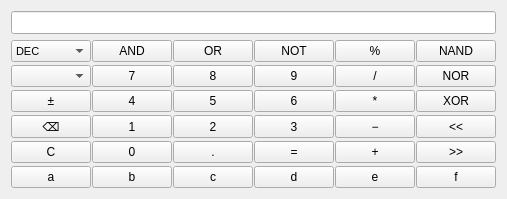
   <widget class="QWidget" name="Programmer">
    <property name="sizePolicy">
     <sizepolicy hsizetype="Minimum" vsizetype="Minimum">
      <horstretch>0</horstretch>
      <verstretch>0</verstretch>
     </sizepolicy>
    </property>
    <layout class="QVBoxLayout" name="verticalLayout">
     <item>
      <widget class="QLineEdit" name="display_prog">
       <property name="sizePolicy">
        <sizepolicy hsizetype="Minimum" vsizetype="Minimum">
         <horstretch>0</horstretch>
         <verstretch>0</verstretch>
        </sizepolicy>
       </property>
       <property name="font">
        <font>
         <family>Segoe UI</family>
         <pointsize>10</pointsize>
         <weight>75</weight>
         <bold>true</bold>
        </font>
       </property>
       <property name="layoutDirection">
        <enum>Qt::LeftToRight</enum>
       </property>
       <property name="styleSheet">
        <string notr="true">QLineEdit
{
	qproperty-alignment: AlignRight;
}</string>
       </property>
       <property name="locale">
        <locale language="English" country="UnitedKingdom"/>
       </property>
       <property name="maxLength">
        <number>64</number>
       </property>
       <property name="readOnly">
        <bool>true</bool>
       </property>
       <property name="clearButtonEnabled">
        <bool>false</bool>
       </property>
      </widget>
     </item>
     <item>
      <layout class="QGridLayout" name="gridLayout_prog">
       <property name="horizontalSpacing">
        <number>1</number>
       </property>
       <property name="verticalSpacing">
        <number>3</number>
       </property>
       <item row="9" column="5">
        <widget class="QPushButton" name="button_add_prog">
         <property name="sizePolicy">
          <sizepolicy hsizetype="Minimum" vsizetype="Minimum">
           <horstretch>0</horstretch>
           <verstretch>0</verstretch>
          </sizepolicy>
         </property>
         <property name="font">
          <font>
           <family>Segoe UI</family>
           <pointsize>9</pointsize>
          </font>
         </property>
         <property name="text">
          <string>+</string>
         </property>
         <property name="shortcut">
          <string>+</string>
         </property>
        </widget>
       </item>
       <item row="5" column="5">
        <widget class="QPushButton" name="button_div_prog">
         <property name="sizePolicy">
          <sizepolicy hsizetype="Minimum" vsizetype="Minimum">
           <horstretch>0</horstretch>
           <verstretch>0</verstretch>
          </sizepolicy>
         </property>
         <property name="font">
          <font>
           <family>Segoe UI</family>
           <pointsize>9</pointsize>
          </font>
         </property>
         <property name="text">
          <string>/</string>
         </property>
         <property name="shortcut">
          <string>/</string>
         </property>
        </widget>
       </item>
       <item row="5" column="3">
        <widget class="QPushButton" name="button_8_prog">
         <property name="sizePolicy">
          <sizepolicy hsizetype="Minimum" vsizetype="Minimum">
           <horstretch>0</horstretch>
           <verstretch>0</verstretch>
          </sizepolicy>
         </property>
         <property name="font">
          <font>
           <family>Segoe UI</family>
           <pointsize>9</pointsize>
          </font>
         </property>
         <property name="text">
          <string>8</string>
         </property>
         <property name="shortcut">
          <string>8</string>
         </property>
        </widget>
       </item>
       <item row="5" column="2">
        <widget class="QPushButton" name="button_7_prog">
         <property name="sizePolicy">
          <sizepolicy hsizetype="Minimum" vsizetype="Minimum">
           <horstretch>0</horstretch>
           <verstretch>0</verstretch>
          </sizepolicy>
         </property>
         <property name="font">
          <font>
           <family>Segoe UI</family>
           <pointsize>9</pointsize>
          </font>
         </property>
         <property name="text">
          <string>7</string>
         </property>
         <property name="shortcut">
          <string>7</string>
         </property>
        </widget>
       </item>
       <item row="6" column="0">
        <widget class="QPushButton" name="button_sign_prog">
         <property name="sizePolicy">
          <sizepolicy hsizetype="Minimum" vsizetype="Minimum">
           <horstretch>0</horstretch>
           <verstretch>0</verstretch>
          </sizepolicy>
         </property>
         <property name="font">
          <font>
           <family>Segoe UI</family>
           <pointsize>9</pointsize>
          </font>
         </property>
         <property name="text">
          <string>±</string>
         </property>
        </widget>
       </item>
       <item row="7" column="5">
        <widget class="QPushButton" name="button_sub_prog">
         <property name="sizePolicy">
          <sizepolicy hsizetype="Minimum" vsizetype="Minimum">
           <horstretch>0</horstretch>
           <verstretch>0</verstretch>
          </sizepolicy>
         </property>
         <property name="font">
          <font>
           <family>Segoe UI</family>
           <pointsize>9</pointsize>
          </font>
         </property>
         <property name="text">
          <string>−</string>
         </property>
         <property name="shortcut">
          <string>-</string>
         </property>
        </widget>
       </item>
       <item row="6" column="5">
        <widget class="QPushButton" name="button_mul_prog">
         <property name="sizePolicy">
          <sizepolicy hsizetype="Minimum" vsizetype="Minimum">
           <horstretch>0</horstretch>
           <verstretch>0</verstretch>
          </sizepolicy>
         </property>
         <property name="font">
          <font>
           <family>Segoe UI</family>
           <pointsize>9</pointsize>
          </font>
         </property>
         <property name="text">
          <string>*</string>
         </property>
         <property name="shortcut">
          <string>*</string>
         </property>
        </widget>
       </item>
       <item row="7" column="4">
        <widget class="QPushButton" name="button_3_prog">
         <property name="sizePolicy">
          <sizepolicy hsizetype="Minimum" vsizetype="Minimum">
           <horstretch>0</horstretch>
           <verstretch>0</verstretch>
          </sizepolicy>
         </property>
         <property name="font">
          <font>
           <family>Segoe UI</family>
           <pointsize>9</pointsize>
          </font>
         </property>
         <property name="text">
          <string>3</string>
         </property>
         <property name="shortcut">
          <string>3</string>
         </property>
        </widget>
       </item>
       <item row="9" column="0">
        <widget class="QPushButton" name="button_C_prog">
         <property name="sizePolicy">
          <sizepolicy hsizetype="Minimum" vsizetype="Minimum">
           <horstretch>0</horstretch>
           <verstretch>0</verstretch>
          </sizepolicy>
         </property>
         <property name="font">
          <font>
           <family>Segoe UI</family>
           <pointsize>9</pointsize>
          </font>
         </property>
         <property name="text">
          <string>C</string>
         </property>
         <property name="shortcut">
          <string>Del</string>
         </property>
        </widget>
       </item>
       <item row="7" column="3">
        <widget class="QPushButton" name="button_2_prog">
         <property name="sizePolicy">
          <sizepolicy hsizetype="Minimum" vsizetype="Minimum">
           <horstretch>0</horstretch>
           <verstretch>0</verstretch>
          </sizepolicy>
         </property>
         <property name="font">
          <font>
           <family>Segoe UI</family>
           <pointsize>9</pointsize>
          </font>
         </property>
         <property name="text">
          <string>2</string>
         </property>
         <property name="shortcut">
          <string>2</string>
         </property>
        </widget>
       </item>
       <item row="6" column="2">
        <widget class="QPushButton" name="button_4_prog">
         <property name="sizePolicy">
          <sizepolicy hsizetype="Minimum" vsizetype="Minimum">
           <horstretch>0</horstretch>
           <verstretch>0</verstretch>
          </sizepolicy>
         </property>
         <property name="font">
          <font>
           <family>Segoe UI</family>
           <pointsize>9</pointsize>
          </font>
         </property>
         <property name="text">
          <string>4</string>
         </property>
         <property name="shortcut">
          <string>4</string>
         </property>
        </widget>
       </item>
       <item row="9" column="4">
        <widget class="QPushButton" name="button_equal_prog">
         <property name="sizePolicy">
          <sizepolicy hsizetype="Minimum" vsizetype="Minimum">
           <horstretch>0</horstretch>
           <verstretch>0</verstretch>
          </sizepolicy>
         </property>
         <property name="font">
          <font>
           <family>Segoe UI</family>
           <pointsize>9</pointsize>
          </font>
         </property>
         <property name="text">
          <string>=</string>
         </property>
         <property name="shortcut">
          <string>Enter</string>
         </property>
        </widget>
       </item>
       <item row="9" column="3">
        <widget class="QPushButton" name="button_comma_prog">
         <property name="sizePolicy">
          <sizepolicy hsizetype="Minimum" vsizetype="Minimum">
           <horstretch>0</horstretch>
           <verstretch>0</verstretch>
          </sizepolicy>
         </property>
         <property name="font">
          <font>
           <family>Segoe UI</family>
           <pointsize>9</pointsize>
          </font>
         </property>
         <property name="text">
          <string>.</string>
         </property>
         <property name="shortcut">
          <string>,</string>
         </property>
        </widget>
       </item>
       <item row="6" column="4">
        <widget class="QPushButton" name="button_6_prog">
         <property name="sizePolicy">
          <sizepolicy hsizetype="Minimum" vsizetype="Minimum">
           <horstretch>0</horstretch>
           <verstretch>0</verstretch>
          </sizepolicy>
         </property>
         <property name="font">
          <font>
           <family>Segoe UI</family>
           <pointsize>9</pointsize>
          </font>
         </property>
         <property name="text">
          <string>6</string>
         </property>
         <property name="shortcut">
          <string>6</string>
         </property>
        </widget>
       </item>
       <item row="7" column="0">
        <widget class="QPushButton" name="button_backspace_prog">
         <property name="sizePolicy">
          <sizepolicy hsizetype="Minimum" vsizetype="Minimum">
           <horstretch>0</horstretch>
           <verstretch>0</verstretch>
          </sizepolicy>
         </property>
         <property name="sizeIncrement">
          <size>
           <width>1</width>
           <height>1</height>
          </size>
         </property>
         <property name="font">
          <font>
           <family>Segoe UI</family>
           <pointsize>9</pointsize>
          </font>
         </property>
         <property name="text">
          <string>⌫</string>
         </property>
         <property name="shortcut">
          <string>Backspace</string>
         </property>
        </widget>
       </item>
       <item row="5" column="4">
        <widget class="QPushButton" name="button_9_prog">
         <property name="sizePolicy">
          <sizepolicy hsizetype="Minimum" vsizetype="Minimum">
           <horstretch>0</horstretch>
           <verstretch>0</verstretch>
          </sizepolicy>
         </property>
         <property name="font">
          <font>
           <family>Segoe UI</family>
           <pointsize>9</pointsize>
          </font>
         </property>
         <property name="text">
          <string>9</string>
         </property>
         <property name="shortcut">
          <string>9</string>
         </property>
        </widget>
       </item>
       <item row="6" column="3">
        <widget class="QPushButton" name="button_5_prog">
         <property name="sizePolicy">
          <sizepolicy hsizetype="Minimum" vsizetype="Minimum">
           <horstretch>0</horstretch>
           <verstretch>0</verstretch>
          </sizepolicy>
         </property>
         <property name="font">
          <font>
           <family>Segoe UI</family>
           <pointsize>9</pointsize>
          </font>
         </property>
         <property name="text">
          <string>5</string>
         </property>
         <property name="shortcut">
          <string>5</string>
         </property>
        </widget>
       </item>
       <item row="9" column="2">
        <widget class="QPushButton" name="button_0_prog">
         <property name="sizePolicy">
          <sizepolicy hsizetype="Minimum" vsizetype="Minimum">
           <horstretch>0</horstretch>
           <verstretch>0</verstretch>
          </sizepolicy>
         </property>
         <property name="font">
          <font>
           <family>Segoe UI</family>
           <pointsize>9</pointsize>
          </font>
         </property>
         <property name="text">
          <string>0</string>
         </property>
         <property name="shortcut">
          <string>0</string>
         </property>
        </widget>
       </item>
       <item row="7" column="2">
        <widget class="QPushButton" name="button_1_prog">
         <property name="sizePolicy">
          <sizepolicy hsizetype="Minimum" vsizetype="Minimum">
           <horstretch>0</horstretch>
           <verstretch>0</verstretch>
          </sizepolicy>
         </property>
         <property name="font">
          <font>
           <family>Segoe UI</family>
           <pointsize>9</pointsize>
          </font>
         </property>
         <property name="text">
          <string>1</string>
         </property>
         <property name="shortcut">
          <string>1</string>
         </property>
        </widget>
       </item>
       <item row="3" column="2">
        <widget class="QPushButton" name="button_and">
         <property name="sizePolicy">
          <sizepolicy hsizetype="Minimum" vsizetype="Minimum">
           <horstretch>0</horstretch>
           <verstretch>0</verstretch>
          </sizepolicy>
         </property>
         <property name="font">
          <font>
           <family>Segoe UI</family>
           <pointsize>9</pointsize>
          </font>
         </property>
         <property name="text">
          <string>AND</string>
         </property>
        </widget>
       </item>
       <item row="3" column="3">
        <widget class="QPushButton" name="button_or">
         <property name="sizePolicy">
          <sizepolicy hsizetype="Minimum" vsizetype="Minimum">
           <horstretch>0</horstretch>
           <verstretch>0</verstretch>
          </sizepolicy>
         </property>
         <property name="font">
          <font>
           <family>Segoe UI</family>
           <pointsize>9</pointsize>
          </font>
         </property>
         <property name="text">
          <string>OR</string>
         </property>
        </widget>
       </item>
       <item row="3" column="4">
        <widget class="QPushButton" name="button_not">
         <property name="sizePolicy">
          <sizepolicy hsizetype="Minimum" vsizetype="Minimum">
           <horstretch>0</horstretch>
           <verstretch>0</verstretch>
          </sizepolicy>
         </property>
         <property name="font">
          <font>
           <family>Segoe UI</family>
           <pointsize>9</pointsize>
          </font>
         </property>
         <property name="text">
          <string>NOT</string>
         </property>
        </widget>
       </item>
       <item row="3" column="6">
        <widget class="QPushButton" name="button_nand">
         <property name="sizePolicy">
          <sizepolicy hsizetype="Minimum" vsizetype="Minimum">
           <horstretch>0</horstretch>
           <verstretch>0</verstretch>
          </sizepolicy>
         </property>
         <property name="font">
          <font>
           <family>Segoe UI</family>
           <pointsize>9</pointsize>
          </font>
         </property>
         <property name="text">
          <string>NAND</string>
         </property>
        </widget>
       </item>
       <item row="5" column="6">
        <widget class="QPushButton" name="button_nor">
         <property name="sizePolicy">
          <sizepolicy hsizetype="Minimum" vsizetype="Minimum">
           <horstretch>0</horstretch>
           <verstretch>0</verstretch>
          </sizepolicy>
         </property>
         <property name="font">
          <font>
           <family>Segoe UI</family>
           <pointsize>9</pointsize>
          </font>
         </property>
         <property name="text">
          <string>NOR</string>
         </property>
        </widget>
       </item>
       <item row="6" column="6">
        <widget class="QPushButton" name="button_xor">
         <property name="sizePolicy">
          <sizepolicy hsizetype="Minimum" vsizetype="Minimum">
           <horstretch>0</horstretch>
           <verstretch>0</verstretch>
          </sizepolicy>
         </property>
         <property name="font">
          <font>
           <family>Segoe UI</family>
           <pointsize>9</pointsize>
          </font>
         </property>
         <property name="text">
          <string>XOR</string>
         </property>
        </widget>
       </item>
       <item row="3" column="5">
        <widget class="QPushButton" name="button_percent_prog">
         <property name="sizePolicy">
          <sizepolicy hsizetype="Minimum" vsizetype="Minimum">
           <horstretch>0</horstretch>
           <verstretch>0</verstretch>
          </sizepolicy>
         </property>
         <property name="font">
          <font>
           <family>Segoe UI</family>
           <pointsize>9</pointsize>
          </font>
         </property>
         <property name="text">
          <string>%</string>
         </property>
         <property name="shortcut">
          <string>%</string>
         </property>
        </widget>
       </item>
       <item row="7" column="6">
        <widget class="QPushButton" name="button_left_shift">
         <property name="sizePolicy">
          <sizepolicy hsizetype="Minimum" vsizetype="Minimum">
           <horstretch>0</horstretch>
           <verstretch>0</verstretch>
          </sizepolicy>
         </property>
         <property name="font">
          <font>
           <family>Segoe UI</family>
           <pointsize>9</pointsize>
          </font>
         </property>
         <property name="text">
          <string>&lt;&lt;</string>
         </property>
        </widget>
       </item>
       <item row="9" column="6">
        <widget class="QPushButton" name="button_right_shift">
         <property name="sizePolicy">
          <sizepolicy hsizetype="Minimum" vsizetype="Minimum">
           <horstretch>0</horstretch>
           <verstretch>0</verstretch>
          </sizepolicy>
         </property>
         <property name="font">
          <font>
           <family>Segoe UI</family>
           <pointsize>9</pointsize>
          </font>
         </property>
         <property name="text">
          <string>&gt;&gt;</string>
         </property>
        </widget>
       </item>
       <item row="3" column="0">
        <widget class="QComboBox" name="box_numeric_system">
         <property name="sizePolicy">
          <sizepolicy hsizetype="Minimum" vsizetype="Minimum">
           <horstretch>0</horstretch>
           <verstretch>0</verstretch>
          </sizepolicy>
         </property>
         <property name="font">
          <font>
           <family>Segoe UI</family>
           <pointsize>8</pointsize>
          </font>
         </property>
         <item>
          <property name="text">
           <string>DEC</string>
          </property>
         </item>
         <item>
          <property name="text">
           <string>BIN</string>
          </property>
         </item>
         <item>
          <property name="text">
           <string>HEX</string>
          </property>
         </item>
         <item>
          <property name="text">
           <string>OCT</string>
          </property>
         </item>
        </widget>
       </item>
       <item row="10" column="0">
        <widget class="QPushButton" name="button_hex_A">
         <property name="sizePolicy">
          <sizepolicy hsizetype="Minimum" vsizetype="Minimum">
           <horstretch>0</horstretch>
           <verstretch>0</verstretch>
          </sizepolicy>
         </property>
         <property name="font">
          <font>
           <family>Segoe UI</family>
           <pointsize>9</pointsize>
          </font>
         </property>
         <property name="text">
          <string>a</string>
         </property>
        </widget>
       </item>
       <item row="10" column="2">
        <widget class="QPushButton" name="button_hex_B">
         <property name="sizePolicy">
          <sizepolicy hsizetype="Minimum" vsizetype="Minimum">
           <horstretch>0</horstretch>
           <verstretch>0</verstretch>
          </sizepolicy>
         </property>
         <property name="font">
          <font>
           <family>Segoe UI</family>
           <pointsize>9</pointsize>
          </font>
         </property>
         <property name="text">
          <string>b</string>
         </property>
        </widget>
       </item>
       <item row="10" column="3">
        <widget class="QPushButton" name="button_hex_C">
         <property name="sizePolicy">
          <sizepolicy hsizetype="Minimum" vsizetype="Minimum">
           <horstretch>0</horstretch>
           <verstretch>0</verstretch>
          </sizepolicy>
         </property>
         <property name="font">
          <font>
           <family>Segoe UI</family>
           <pointsize>9</pointsize>
          </font>
         </property>
         <property name="text">
          <string>c</string>
         </property>
        </widget>
       </item>
       <item row="10" column="4">
        <widget class="QPushButton" name="button_hex_D">
         <property name="sizePolicy">
          <sizepolicy hsizetype="Minimum" vsizetype="Minimum">
           <horstretch>0</horstretch>
           <verstretch>0</verstretch>
          </sizepolicy>
         </property>
         <property name="font">
          <font>
           <family>Segoe UI</family>
           <pointsize>9</pointsize>
          </font>
         </property>
         <property name="text">
          <string>d</string>
         </property>
        </widget>
       </item>
       <item row="10" column="5">
        <widget class="QPushButton" name="button_hex_E">
         <property name="sizePolicy">
          <sizepolicy hsizetype="Minimum" vsizetype="Minimum">
           <horstretch>0</horstretch>
           <verstretch>0</verstretch>
          </sizepolicy>
         </property>
         <property name="font">
          <font>
           <family>Segoe UI</family>
           <pointsize>9</pointsize>
          </font>
         </property>
         <property name="text">
          <string>e</string>
         </property>
        </widget>
       </item>
       <item row="10" column="6">
        <widget class="QPushButton" name="button_hex_F">
         <property name="sizePolicy">
          <sizepolicy hsizetype="Minimum" vsizetype="Minimum">
           <horstretch>0</horstretch>
           <verstretch>0</verstretch>
          </sizepolicy>
         </property>
         <property name="font">
          <font>
           <family>Segoe UI</family>
           <pointsize>9</pointsize>
          </font>
         </property>
         <property name="text">
          <string>f</string>
         </property>
        </widget>
       </item>
       <item row="5" column="0">
        <widget class="QComboBox" name="box_shift_mode">
         <property name="sizePolicy">
          <sizepolicy hsizetype="Minimum" vsizetype="Minimum">
           <horstretch>0</horstretch>
           <verstretch>0</verstretch>
          </sizepolicy>
         </property>
         <property name="font">
          <font>
           <family>Segoe UI</family>
           <pointsize>8</pointsize>
          </font>
         </property>
        </widget>
       </item>
      </layout>
     </item>
    </layout>
   </widget>
